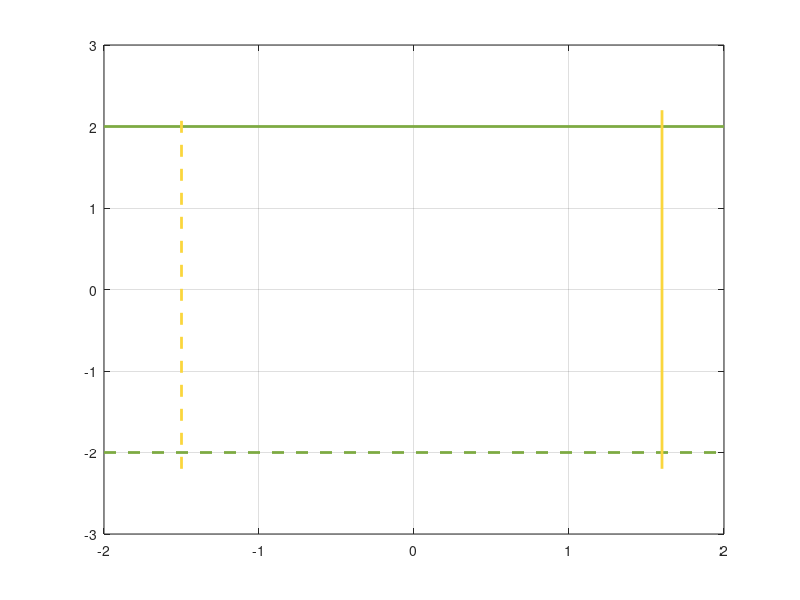

Reproduce this figure in MATLAB. (Note: this script raises an error after producing the figure.)
fig=figure; box on; grid on; hold on; set(fig, 'Position', [100, 100, 650, 550])

%% bounds on slack generator
deepgreen = [125, 170, 66]/255;
deepyellow = [250, 214, 61]/255;
x1 = [-2,2];
y_upper = [2 2];
y_lower = [-2 -2];
y1 = [-2.2,2.2];
x_lower = [-1.5 -1.5];
x_upper = [1.6 1.6];
plot(x1,y_upper, 'LineStyle','-','Color',deepgreen,'LineWidth',2);
plot(x1,y_lower, 'LineStyle','--','Color',deepgreen,'LineWidth',2);
plot(x_upper,y1, 'LineStyle','-','Color',deepyellow,'LineWidth',2);
plot(x_lower,y1, 'LineStyle','--','Color',deepyellow,'LineWidth',2);

%% bounds of combination
% fill the range
Points_exact = load('AC_mesh.mat');
Points_exact = Points_exact.sortedPoints;
lightbl = [193, 212, 230]/255;
h2 = fill(Points_exact(:,1), Points_exact(:,2), lightbl);
set(h2, 'facealpha', 0.9, 'EdgeColor', 'none');
% draw the boundaries
load("mesh_b1.mat"); 
load("mesh_b2.mat"); 
load("mesh_b3.mat"); 
load("mesh_b4.mat"); 
load("mesh_b5.mat");
load("mesh_b6u.mat");
load("mesh_b6l.mat");
load("mesh_b8.mat"); 
load("mesh_b9.mat");
boundaries = {b1,b2,b3,b4,b5,b6_u,b6_l,b8,b9};

colorliste = [[237, 177, 32]/255; 
              [0, 114, 189]/255;  
              [0, 114, 189]/255;  
              [0, 114, 189]/255; 
              [246, 152, 50]/255;  
              [246, 152, 50]/255;  
              [246, 152, 50]/255;
              [0, 114, 189]/255; 
              [0, 114, 189]/255;];
lineliste = {'-','-','-','-','-','-','-','--','--'};

for i = 1:size(boundaries,2)
    x = boundaries{i}(:,1);
    y = boundaries{i}(:,2);
    % if i == 1
        plot(x,y,lineliste{i},'LineWidth',1.5,'Color',colorliste(i,:));
    % else
        % xi = linspace(min(x), max(x), 100);
        % yi = pchip(x, y, xi);
        % plot(xi, yi,lineliste{i},'LineWidth',1.5,'Color',colorliste(i,:));
    % end
end


%% mark the intersections
p1 = [-0.9555,1.9817];
p2 = [-0.9165,2];
p3 = [-1.1958,0.0787];
p4 = [-0.3206,-1.1132];
p5 = [0.7057, -1.9712];
p6 = [0.8687, -1.9535];
p7 = [1.0994, -1.9055];
p8 = [1.6, -1.5098];
p9 = [1.6, -0.0927];
p10 = [1.1865,0.3975];
p11 = [0.047,2];
inter = [p1;p2;p3;p4;p5;p6;p7;p8;p9;p10;p11];
deepbl2 = [79, 108, 220]/255;
plot(inter(:,1), inter(:,2), 'o', 'MarkerSize', 6, 'MarkerEdgeColor', 'none', 'MarkerFaceColor', deepbl2);
%% Radial Network for comparison
Points_exact = load('AC_conf.mat');
Points_exact = Points_exact.sortedPoints;
lightzs = [181, 180, 214]/255;
h2 = fill(Points_exact(:,1), Points_exact(:,2), lightzs);
set(h2, 'facealpha', 0.9, 'EdgeColor', 'none');
%% compare the power flow
red = [240, 69, 49]/255;
h3=plot(-0.85,1.54,'o', 'MarkerSize', 7, 'LineWidth', 2, 'MarkerEdgeColor', red, 'MarkerFaceColor', red);
p2 = [84, 84, 84]/255;
h4=plot(-0.981411034156963,1.86212451429350,'o', 'MarkerSize', 7, 'LineWidth', 2, 'MarkerEdgeColor', p2, 'MarkerFaceColor', p2);
%% set the range
xlim([-2 2]);
ylim([-2.2 2.2]);
set(gca, 'FontSize', 14,'FontName', 'Times New Roman');

x_label = xlabel('$p^{\mathrm{pcc}}$/(p.u.)'); % 修正了大括号
set(x_label, 'Interpreter', 'latex', 'FontSize', 20, 'FontName', 'Times New Roman');
y_label = ylabel('$q^{\mathrm{pcc}}$/(p.u.)'); % 修正了大括号
set(y_label, 'Interpreter', 'latex', 'FontSize', 20, 'FontName', 'Times New Roman');